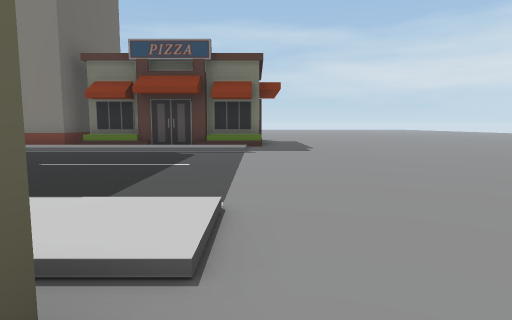
view 1 (above)

24 first-person views from a walk through a scene from a Unity 3-D project. The camera is 1.2 m above the floor, tilts 6° down and sees 75° across. The floor is counted in squares, 2 m on a side. Each view is taken from the middle of a square. On the plan, view 1 faces up. The plan holds only what a view shows up to about 10 squares ahead; the rest is blank. The place goes on beyond the plan.

view 2
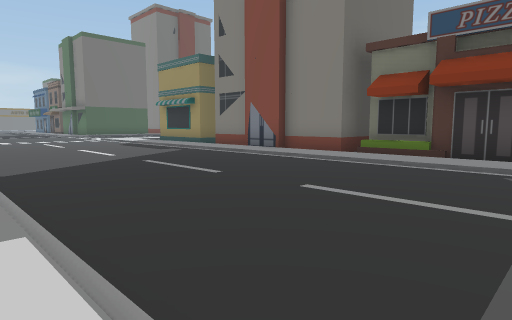

view 3
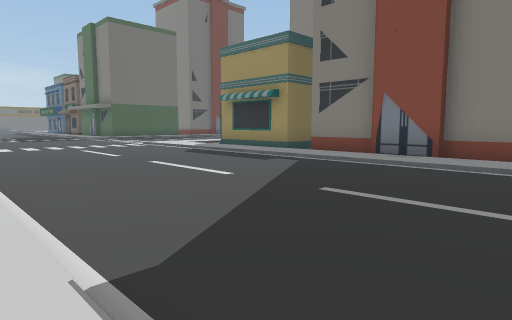

view 4
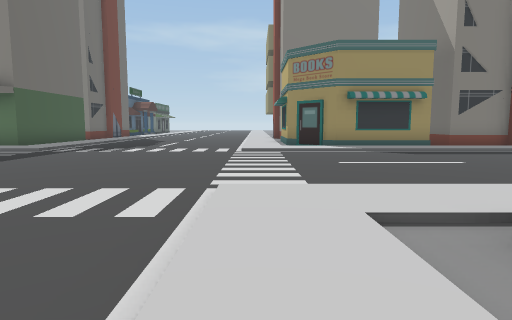

view 5
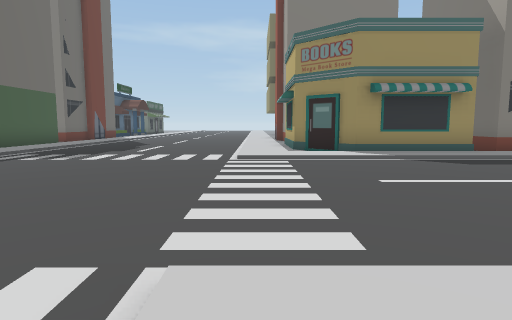

view 6
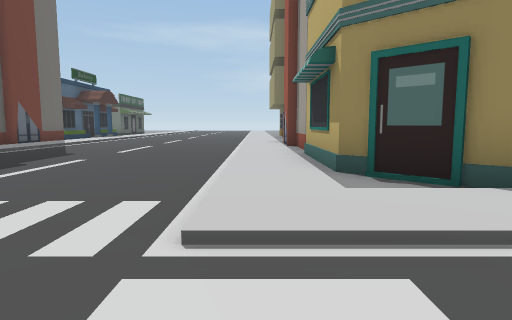

view 7
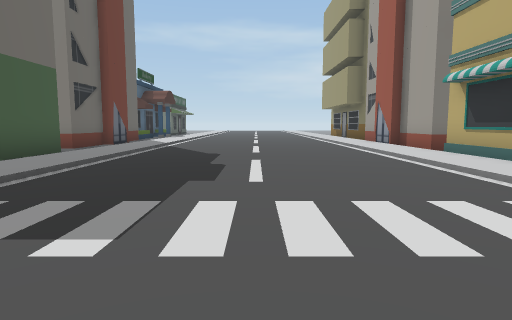

view 8
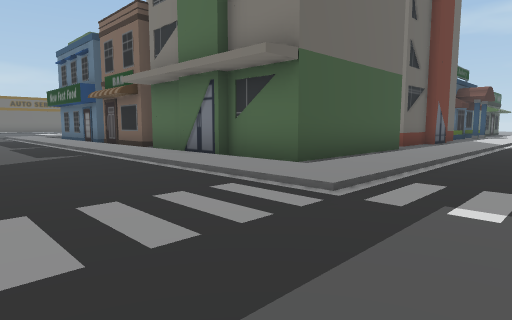

view 9
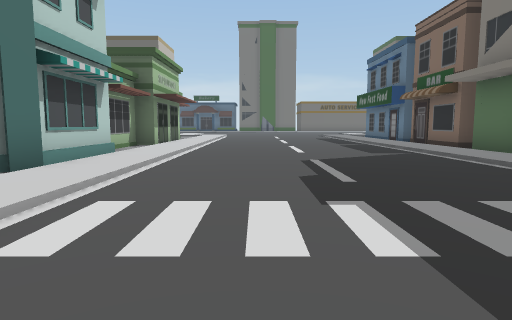

view 10
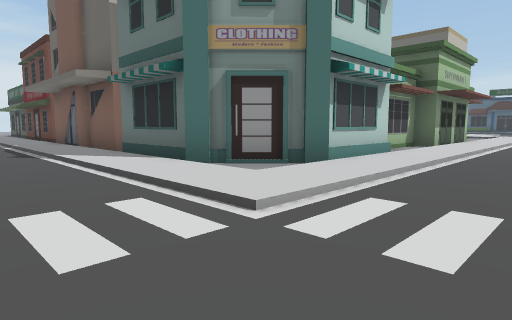

view 11
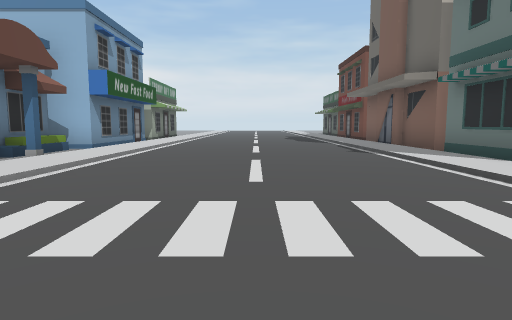

view 12
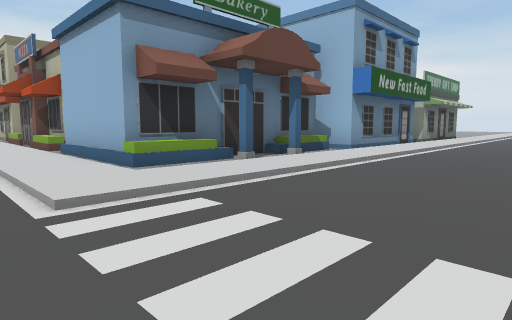

view 13
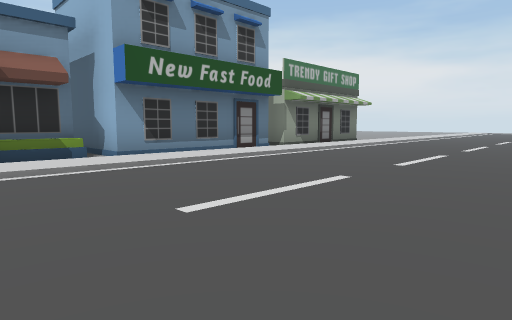

view 14
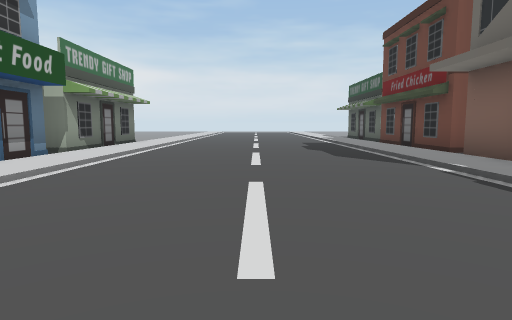

view 15
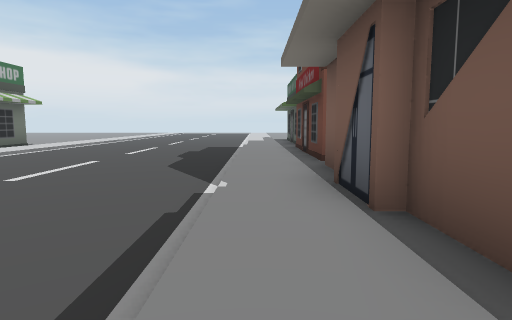

view 16
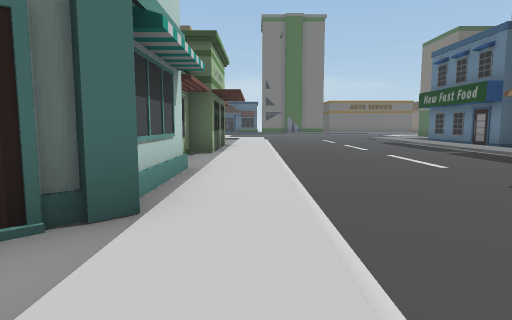

view 17
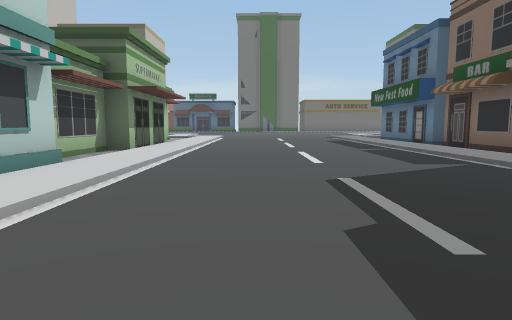

view 18
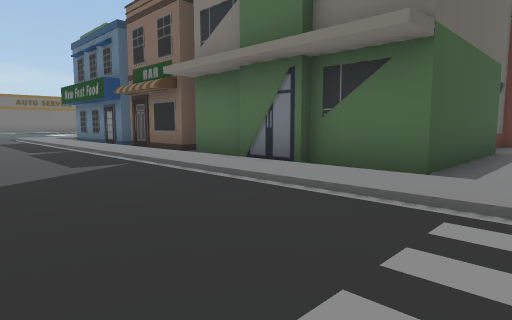

view 19
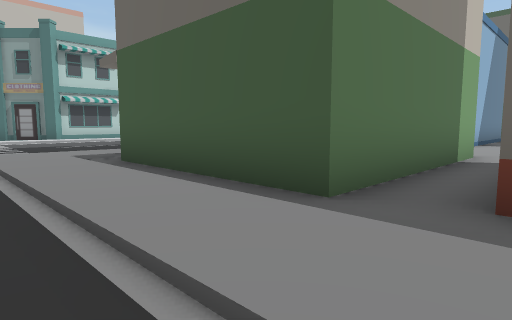

view 20
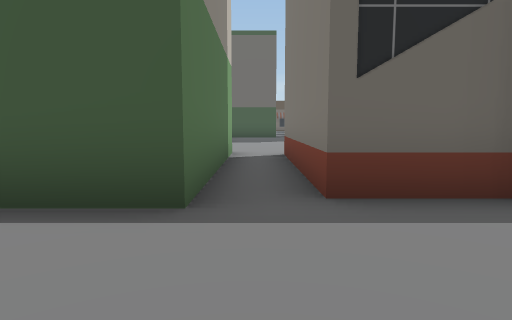

view 21
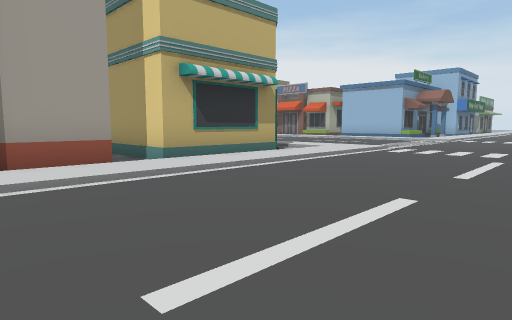

view 22
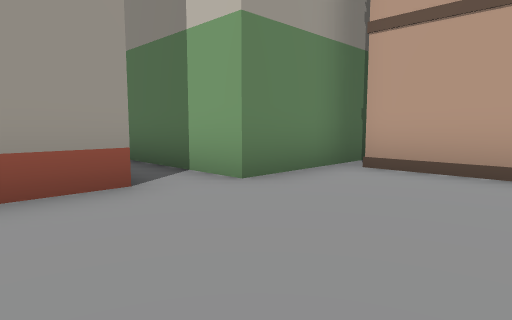

view 23
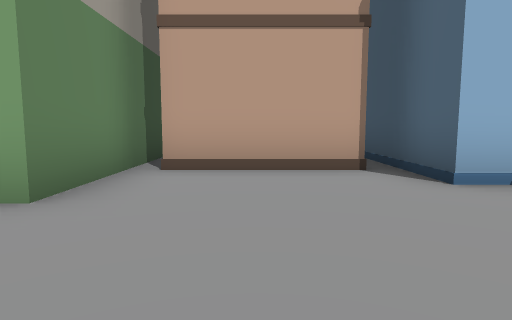

view 24
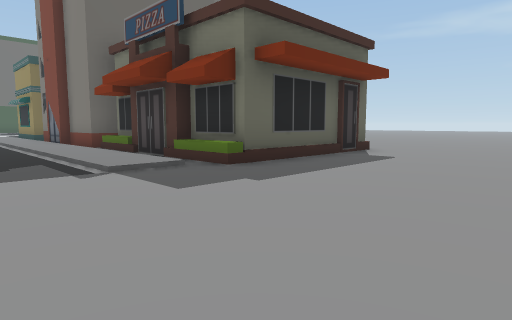

### Floor plan
Key: @ floor where view 1 was taken; # wall or solid block; . main floor; : floor 0.25 m higher than the main floor; / step, stairs or slope; B building.
Columns run from 32 left of view 1 to 6 right of it. Each row starts with its distance up from view 1.
 16  ....B  B.:.....:B              ....
 15  ....BBBB.:.....:.B             ....
 14 ..........:.....:.B             ....
 13 ....BBBBB.:.....:###      B     B...
 12 B...B   B.:.....:#        B     B...
 11 B###B   B.:.....:##   B   B     B...
 10 B###BB BB.:.....:.## #BB  B BBBBB......
  9 ......B...:.....:..###..BB.///.//......
  8 :::::::::::.....::::::::::::::::.......
  7 ......................................
  6 ......................................
  5 .....................................
  4 ....................................
  3 ....................................
  2 :::::::::::.....::::::::::::::::...
  1 BB...//.B.:.....:.////BBB/B    ...
  0   BBBBBBB.:.....:.BBBB   B     #@
 -1   B      B:.....:BB
 -2          B:.....:BB
 -3          B:.....:.B
 -4         B.:.....:.B
 -5         B.:.....:.BBB
 -6          B:.....:.B
 -7          B:.....:.B
 -8         B.:.....:.B
 -9          .:.....:.
-10         #.:.....:##
-11         #.:.....:#

Where each view was taken, in squares from view 1:
view 1: 0 up, 0 right, facing up
view 2: 2 up, 1 left, facing up-left
view 3: 2 up, 5 left, facing up-left
view 4: 1 down, 16 left, facing up
view 5: 1 up, 16 left, facing up
view 6: 6 up, 16 left, facing up
view 7: 6 up, 19 left, facing up
view 8: 5 up, 20 left, facing up-left
view 9: 4 up, 20 left, facing left
view 10: 4 up, 20 left, facing down-left
view 11: 4 up, 19 left, facing down
view 12: 3 up, 19 left, facing down-right
view 13: 2 down, 21 left, facing down-right
view 14: 2 down, 19 left, facing down
view 15: 3 down, 22 left, facing down
view 16: 2 up, 22 left, facing left
view 17: 4 up, 22 left, facing left
view 18: 5 up, 22 left, facing up-left
view 19: 15 up, 21 left, facing down-left
view 20: 14 up, 21 left, facing left
view 21: 16 up, 20 left, facing down-right
view 22: 16 up, 31 left, facing down-right
view 23: 16 up, 30 left, facing down
view 24: 6 up, 4 right, facing up-left
